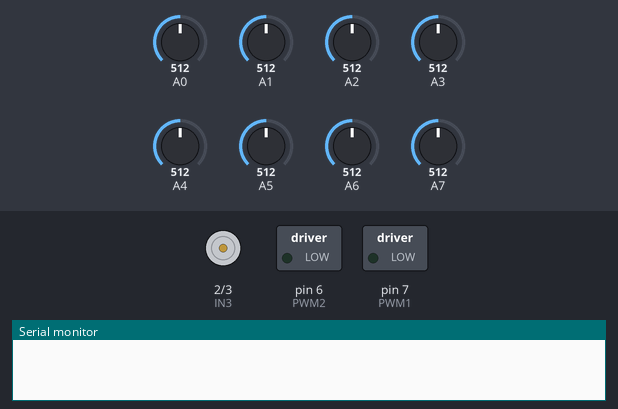
The sketch below on a simulated Arduino Nano, built with avr-gcc and run on an emulated ATmega328P. Shown: motor-driver pin pairs drawn as motors (green arrow = first pin HIGH = forward, orange = second pin HIGH = backward, longer = more drive), switched loads named in the sketch (green lamp = pin HIGH), the last lines printed to the serial monitor. The test bench sets the inputs (shaded band); at power-on: A0 = 512, A1 = 512, A2 = 512, A3 = 512, A4 = 512, A5 = 512, A6 = 512, A7 = 512. Pins used as bus, display or sensor lines are not drawn.

Above: at 0.1 s.
At 1.7 s:
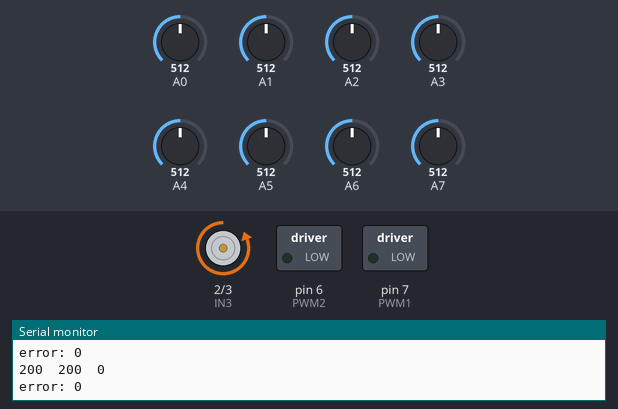
Timing chart, 0 to 3.2 s (numbered marks = the images above):
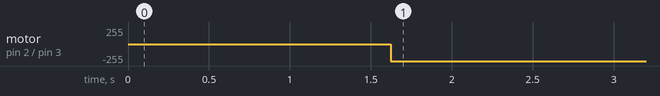

Measured:
- by itself, motor on pin 2 (IN3) / pin 3 (IN4): stopped → backward 255/255 at 1.6 s

The sketch:

main.ino
```cpp
void calibrateir();  // Declaration of the calibrateIR function

const int PWM1 = 7; // Control pwm for left motor (m1)
const int IN1 = 1; // Control pin 1 for left motor (m1)
const int IN2 = 0; // Control pin 2 for left motor (m1)
const int PWM2 = 6; // Control pwm for right motor (m2)
const int IN3 = 2; // Control pin 1 for right motor (m2)
const int IN4 = 3; // Control pin 2 for right motor (m2)

// Variables to store the min, max, and threshold values for each IR sensor
int minA0, maxA0, thresholdA0;
int minA1, maxA1, thresholdA1;
int minA2, maxA2, thresholdA2;
int minA3, maxA3, thresholdA3;
int minA4, maxA4, thresholdA4;
int minA5, maxA5, thresholdA5;
int minA6, maxA6, thresholdA6;
int minA7, maxA7, thresholdA7;

int valueA0, valueA1, valueA2, valueA3, valueA4, valueA5, valueA6, valueA7;
int CV0, CV1, CV2, CV3, CV4, CV5, CV6, CV7;

// Variable to calculate the error
long error = 0;

int speedvalue = 200;
int Ldown = 0;
int Rdown = 0;
int Rerror = 0;
int Lerror = 0;

int m1;
int m2;

void setup() {
  Serial.begin(115200);
  pinMode(PWM1, OUTPUT);
  pinMode(PWM2, OUTPUT);
  pinMode(IN1, OUTPUT);
  pinMode(IN2, OUTPUT);
  pinMode(IN3, OUTPUT);
  pinMode(IN4, OUTPUT);

  calibrateir();       // Calibrate IR sensors
  }

void loop() {
  // Call the function to read and assign analog values
  readir();
  Serial.print("error: ");
  Serial.println(error);
  delay(500);


  if (error > 0) {
    int Rerror = error;
    int Rdown = map(Rerror, 0, 20000, 0, 200);
    int m1 = 200;
    int m2 = 200 - Rdown;
    Serial.print(m1);
    Serial.print('\t');
    Serial.print(m2);
    Serial.print('\t');
    Serial.println(Rdown);

  }else{
    int Lerror = error*-1;
    int Ldown = map(Lerror, 0, 20000, 0, 200);
    int m1 = 200 - Ldown;
    int m2 = 200;
    Serial.print(m1);
    Serial.print('\t');
    Serial.print(m2);
    Serial.print('\t');
    Serial.println(Ldown);
  }


  mdrive(m1, m2);
}
```

calibrateIR.ino
```cpp
// Function to calibrate IR sensors
void calibrateir() {
  // Initialize min and max values with extreme values
  minA0 = maxA0 = analogRead(A0);
  minA1 = maxA1 = analogRead(A1);
  minA2 = maxA2 = analogRead(A2);
  minA3 = maxA3 = analogRead(A3);
  minA4 = maxA4 = analogRead(A4);
  minA5 = maxA5 = analogRead(A5);
  minA6 = maxA6 = analogRead(A6);
  minA7 = maxA7 = analogRead(A7);

  // Read values multiple times to find min and max
  for (int i = 0; i < 100; i++) {  // Adjust the number of iterations as needed
    int valueA0 = analogRead(A0);
    int valueA1 = analogRead(A1);
    int valueA2 = analogRead(A2);
    int valueA3 = analogRead(A3);
    int valueA4 = analogRead(A4);
    int valueA5 = analogRead(A5);
    int valueA6 = analogRead(A6);
    int valueA7 = analogRead(A7);

    // Update min and max values for each IR sensor
    minA0 = min(minA0, valueA0);
    maxA0 = max(maxA0, valueA0);

    minA1 = min(minA1, valueA1);
    maxA1 = max(maxA1, valueA1);

    minA2 = min(minA2, valueA2);
    maxA2 = max(maxA2, valueA2);

    minA3 = min(minA3, valueA3);
    maxA3 = max(maxA3, valueA3);

    minA4 = min(minA4, valueA4);
    maxA4 = max(maxA4, valueA4);

    minA5 = min(minA5, valueA5);
    maxA5 = max(maxA5, valueA5);

    minA6 = min(minA6, valueA6);
    maxA6 = max(maxA6, valueA6);

    minA7 = min(minA7, valueA7);
    maxA7 = max(maxA7, valueA7);

    delay(10); // Small delay to stabilize readings (can be adjusted)
  }

  // Calculate threshold values
  thresholdA0 = (minA0 + maxA0) / 2;
  thresholdA1 = (minA1 + maxA1) / 2;
  thresholdA2 = (minA2 + maxA2) / 2;
  thresholdA3 = (minA3 + maxA3) / 2;
  thresholdA4 = (minA4 + maxA4) / 2;
  thresholdA5 = (minA5 + maxA5) / 2;
  thresholdA6 = (minA6 + maxA6) / 2;
  thresholdA7 = (minA7 + maxA7) / 2;

  // Print the min, max, and threshold values for debugging
  Serial.print("min A0: ");
  Serial.print(minA0);
  Serial.print("        max A0: ");
  Serial.print(maxA0);
  Serial.print("       Threshold A0: ");
  Serial.println(thresholdA0);

  Serial.print("min A0: ");
  Serial.print(minA1);
  Serial.print("       max A0: ");
  Serial.print(maxA1);
  Serial.print("       Threshold A1: ");
  Serial.println(thresholdA1);

  Serial.print("minA2 A0: ");
  Serial.print(minA2);
  Serial.print("       maxA2 A0: ");
  Serial.print(maxA2);
  Serial.print("       Threshold A2: ");
  Serial.println(thresholdA2);

  Serial.print("minA3 A0: ");
  Serial.print(minA3);
  Serial.print("       maxA3 A0: ");
  Serial.print(maxA3);
  Serial.print("       Threshold A3: ");
  Serial.println(thresholdA3);

  Serial.print("minA4 A0: ");
  Serial.print(minA4);
  Serial.print("       maxA4 A0: ");
  Serial.print(maxA4);
  Serial.print("       Threshold A4: ");
  Serial.println(thresholdA4);

  Serial.print("minA5 A0: ");
  Serial.print(minA5);
  Serial.print("       maxA5 A0: ");
  Serial.print(maxA5);
  Serial.print("       Threshold A5: ");
  Serial.println(thresholdA5);

  Serial.print("minA6 A0: ");
  Serial.print(minA6);
  Serial.print("       maxA6 A0: ");
  Serial.print(maxA6);
  Serial.print("       Threshold A6: ");
  Serial.println(thresholdA6);

  Serial.print("minA7 A0: ");
  Serial.print(minA7);
  Serial.print("       maxA7 A0: ");
  Serial.print(maxA7);
  Serial.print("Threshold A7: ");
  Serial.println(thresholdA7);
}
```

mdrive.ino
```cpp
// Function to drive motors forward
void mdrive(int m1, int m2) {
  // Control the left motor (m1)
  digitalWrite(IN1, LOW);   // Set IN1 to LOW for forward motion
  analogWrite(PWM1, m1);    // Set PWM1 to m1 for speed control
  digitalWrite(IN2, HIGH);  // Set IN2 to HIGH for forward motion

  // Control the right motor (m2)
  digitalWrite(IN3, LOW);   // Set IN3 to LOW for forward motion
  analogWrite(PWM2, m2);    // Set PWM2 to m2 for speed control
  digitalWrite(IN4, HIGH);  // Set IN4 to HIGH for forward motion
}
```

readIR.ino
```cpp
// Function to read and assign values from analog pins and calculate error
void readir() {
  // Read the values from the analog pins
  valueA0 = analogRead(A0);
  valueA1 = analogRead(A1);
  valueA2 = analogRead(A2);
  valueA3 = analogRead(A3);
  valueA4 = analogRead(A4);
  valueA5 = analogRead(A5);
  valueA6 = analogRead(A6);
  valueA7 = analogRead(A7);

  // Check if each value is greater than its threshold and assign CV values
  CV0 = (valueA0 > thresholdA0) ? 1 : 0;
  CV1 = (valueA1 > thresholdA1) ? 1 : 0;
  CV2 = (valueA2 > thresholdA2) ? 1 : 0;
  CV3 = (valueA3 > thresholdA3) ? 1 : 0;
  CV4 = (valueA4 > thresholdA4) ? 1 : 0;
  CV5 = (valueA5 > thresholdA5) ? 1 : 0;
  CV6 = (valueA6 > thresholdA6) ? 1 : 0;
  CV7 = (valueA7 > thresholdA7) ? 1 : 0;

  // Calculate the error based on the CV values
  error = ((-10000 * CV7) + (-2000 * CV6) + (-500 * CV5) + (-100 * CV4) +
           (100 * CV3) + (500 * CV2) + (2000 * CV1) + (10000 * CV0));

  // Adjust the error if only the last IRs (A0, A1, A6, A7) are triggered
  if ((CV0 == 1 && CV1 == 0 && CV2 == 0 && CV3 == 0 && CV4 == 0 && CV5 == 0 && CV6 == 0 && CV7 == 0) ||  // Only A0 active
      (CV0 == 0 && CV1 == 1 && CV2 == 0 && CV3 == 0 && CV4 == 0 && CV5 == 0 && CV6 == 0 && CV7 == 0) ||  // Only A1 active
      (CV0 == 0 && CV1 == 0 && CV2 == 0 && CV3 == 0 && CV4 == 0 && CV5 == 0 && CV6 == 1 && CV7 == 0) ||  // Only A6 active
      (CV0 == 0 && CV1 == 0 && CV2 == 0 && CV3 == 0 && CV4 == 0 && CV5 == 0 && CV6 == 0 && CV7 == 1)) {  // Only A7 active
    error *= 2; // Increase the error by 1.5 times when the line is on the last two IRs
  }

  // Adjust the error if both of the outermost sensors (A0, A1, A6, A7) are triggered
  if ((CV0 == 1 && CV1 == 1 && CV2 == 0 && CV3 == 0 && CV4 == 0 && CV5 == 0 && CV6 == 0 && CV7 == 0) ||  // A0 and A1 active
      (CV0 == 0 && CV1 == 0 && CV2 == 0 && CV3 == 0 && CV4 == 0 && CV5 == 0 && CV6 == 1 && CV7 == 1)) {  // A6 and A7 active
    error *= 1.5; // Double the error when both outermost sensors are triggered
  }
}
```
